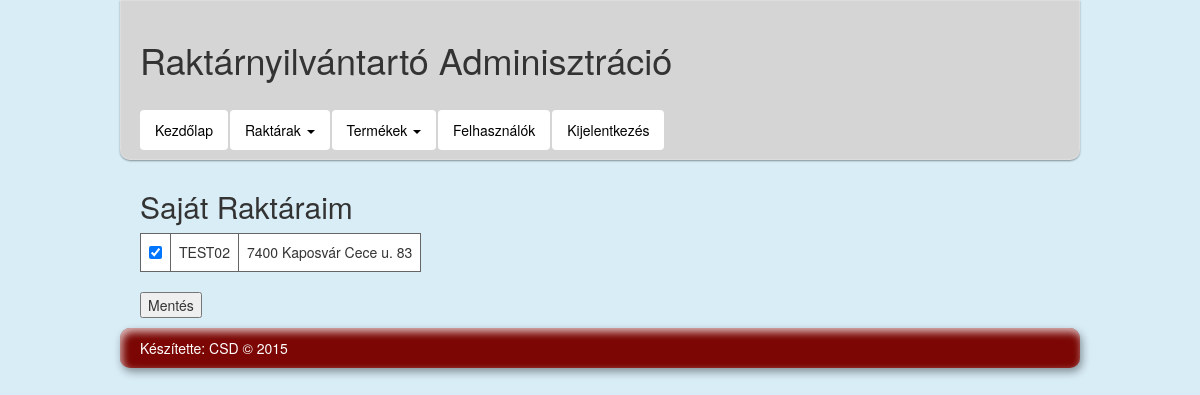
The app's page /admin?q=storeactive (signed in) with its own data.
### tables this page shows
CREATE TABLE IF NOT EXISTS `stores` (
  `id` varchar(8) NOT NULL,
  `post_code` varchar(4) NOT NULL,
  `city` varchar(30) NOT NULL,
  `address` varchar(50) NOT NULL,
  `manager_id` int(11) NOT NULL,
  `active` tinyint(4) NOT NULL DEFAULT '1'
);

### admin/controllers/storeActivePage.php (called while the page is built, shortened)
<?php
$query = "SELECT * FROM `stores` WHERE manager_id=" . $_SESSION['id'];
$active = $db->query($query);
?>

### admin/views/storeActivePage.php (the view, shortened to what this page needs)
<?php include('includes/header.php'); ?>
<div id="content">
    <?php if ($_SESSION['rights'] <= 3) : ?>
        <h2>Saját Raktáraim</h2>
        <form name="activeForm" method="post" id="activeForm">
            <table>
                <?php
                $c = 1;
                foreach ($active as $item) {
                    echo '<tr>';
                    if ($item ['active']) {
                        echo '<td> <input type="hidden" name="stores' . $c . '" value="' . $item['id'] . '"><input type="checkbox" checked="checked" name="activate' . $c . '" value="1"></td>';
                    } else {
                        echo '<td> <input type="hidden" name="stores' . $c . '" value="' . $item['id'] . '"><input type="checkbox" name="activate' . $c . '" value="1"></td>';
                    }
                    echo '<td>' . $item['id'] . '</td>';
                    echo '<td>' . $item['post_code'] . " " . $item['city'] . " " . $item['address'] . '</td>';
                    echo '</tr>';
                    $c++;
                }
                ?>
            </table><br>
            <input type="submit" name="activeSubmit" value="Mentés">
        </form>
    <?php endif; ?>
</div>
<?php include('includes/footer.php'); ?>

### views/css/base.css (style rules this page uses)
body { margin: 0; background-color: #d9edf7; }
#content { padding: 10px 20px; max-width: 960px; margin: 0 auto; }

### admin/views/storeActivePage.php (style rules this page uses)
td { border-width: 1px; padding: 8px; border-style: solid; border-color: #666666; background-color: #ffffff; }

### records on screen
stores: id "TEST02", post_code "7400", city "Kaposvár", address "Cece u. 83"
